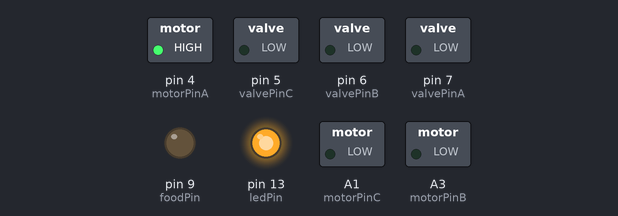
The sketch below on a simulated Arduino Uno, built with avr-gcc and run on an emulated ATmega328P. Shown: switched loads named in the sketch (green lamp = pin HIGH), output pins drawn as LEDs (lit = HIGH).

Above: at 0.1 s.
At 6.1 s:
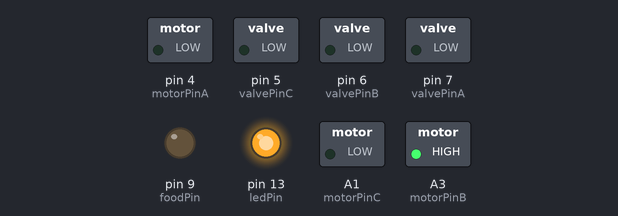
At 18.1 s:
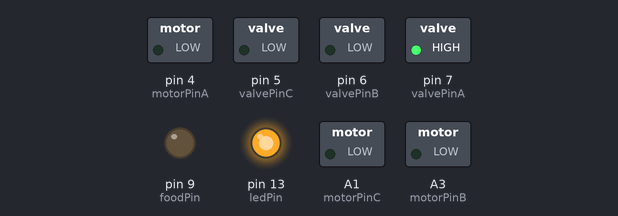
At 20.1 s:
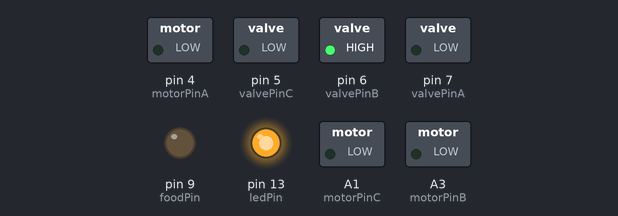
At 21.1 s:
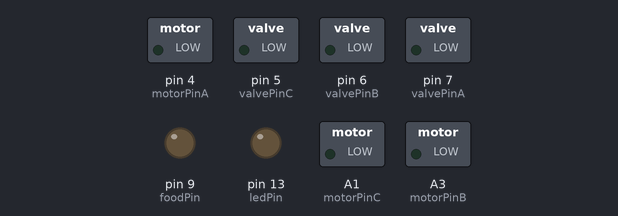
At 36.1 s:
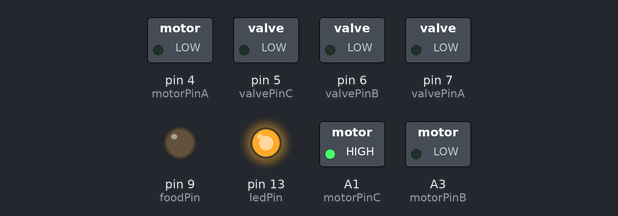
Timing chart, 0 to 37.6 s (numbered marks = the images above):
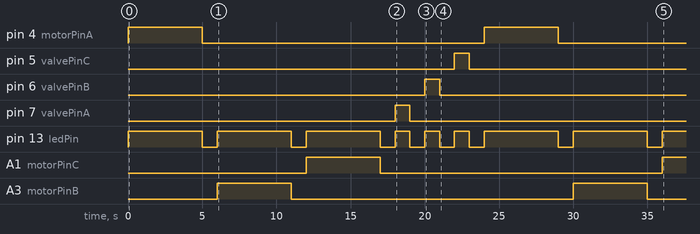

The sketch:

hometankfill_pumpmix.ino
```cpp
 /*
This is an arduino code to control custom made home tank feeding/training chamber. It controls a servo for feeding and a peristaltic pump for odor delivery. NT- 23/11/2018
*/

int motorPinA = 4; // pin that turns on the pump 1
int motorPinB = A3; // pin that turns on the pump 2
int motorPinC = A1; // pin that turns on the pump 3
int foodPin = 9; // pin for feeder
//long watertime = 60 ; // pump ON, in seconds
long odortime = 30 ; // pump ON, in seconds
long waittimeShort =2364 ;//2300; // 40min (normal ITI) - a trial length (watertime is added in)
long waittimeLong = 38304 ; //10h40 (length of lights off period)-trial time, in seconds
long waittimeBegin = 900; //in seconds, 15min (how long after you start to run the arduino, the first training happens, optional)
long waittimeEnd = 1464; //in seconds, 25min -trial, if you do have a waittimeBegin, to make sure when the code loops, ITI ends up waittimeShort (watertime is added in)
int interval =4; // interval between odor delivery and food delivery, in seconds (depends on tubing length and flow rate)
int feedTime = 2; //how long the feeding will happen, in seconds
int ledPin = 13;//LED blink pin

int valvePinA = 7;
int valvePinB = 6;
int valvePinC = 5;


void setup() {
  pinMode(motorPinA, OUTPUT);  // CS+ #1 (R)
  pinMode(motorPinB, OUTPUT); // CS+ #2 (A)
  pinMode(motorPinC, OUTPUT); // CS- (H)
  pinMode(foodPin, OUTPUT);// set pin9 to an output for feeding
  pinMode(ledPin, OUTPUT); // set pin 13 to an output to use it to turn on the LED
  pinMode(valvePinA, OUTPUT);
  pinMode(valvePinB, OUTPUT);
  pinMode(valvePinC, OUTPUT);
}

void loop() {
  digitalWrite(motorPinA,HIGH);
  digitalWrite(LED_BUILTIN,HIGH);
  delay(5000);
  digitalWrite(motorPinA,LOW);
  digitalWrite(LED_BUILTIN,LOW);
  delay(1000);

  digitalWrite(motorPinB,HIGH);
  digitalWrite(LED_BUILTIN,HIGH);
  delay(5000);
  digitalWrite(motorPinB,LOW);
  digitalWrite(LED_BUILTIN,LOW);
  delay(1000);

  digitalWrite(motorPinC,HIGH);
  digitalWrite(LED_BUILTIN,HIGH);
  delay(5000);
  digitalWrite(motorPinC,LOW);
  digitalWrite(LED_BUILTIN,LOW);
  delay(1000);

  digitalWrite(valvePinA,HIGH);
  digitalWrite(LED_BUILTIN,HIGH);
  delay(1000);
  digitalWrite(valvePinA,LOW);
  digitalWrite(LED_BUILTIN,LOW);
  delay(1000);

  digitalWrite(valvePinB,HIGH);
  digitalWrite(LED_BUILTIN,HIGH);
  delay(1000);
  digitalWrite(valvePinB,LOW);
  digitalWrite(LED_BUILTIN,LOW);
  delay(1000);

  digitalWrite(valvePinC,HIGH);
  digitalWrite(LED_BUILTIN,HIGH);
  delay(1000);
  digitalWrite(valvePinC,LOW);
  digitalWrite(LED_BUILTIN,LOW);
  delay(1000);
}
```

Measured:
- by itself, pin 4 (motorPinA), A3 (motorPinB): alternates HIGH for 5.0 s and LOW for 19.0 s
- by itself, pin 5 (valvePinC): LOW → HIGH at 22.0 s, → LOW 1.0 s later
- by itself, pin 6 (valvePinB): LOW → HIGH at 20.0 s, → LOW 1.0 s later
- by itself, pin 7 (valvePinA): LOW → HIGH at 18.0 s, → LOW 1.0 s later
- by itself, pin 13 (ledPin): goes 3 × (HIGH 5.0 s, LOW 1.0 s), 3 × (HIGH 1.0 s, LOW 1.0 s), HIGH 5.0 s, LOW 1.0 s, HIGH 5.0 s, LOW 1.0 s, then HIGH
- by itself, A1 (motorPinC): LOW → HIGH at 12.0 s, → LOW 5.0 s later, → HIGH 19.0 s later
